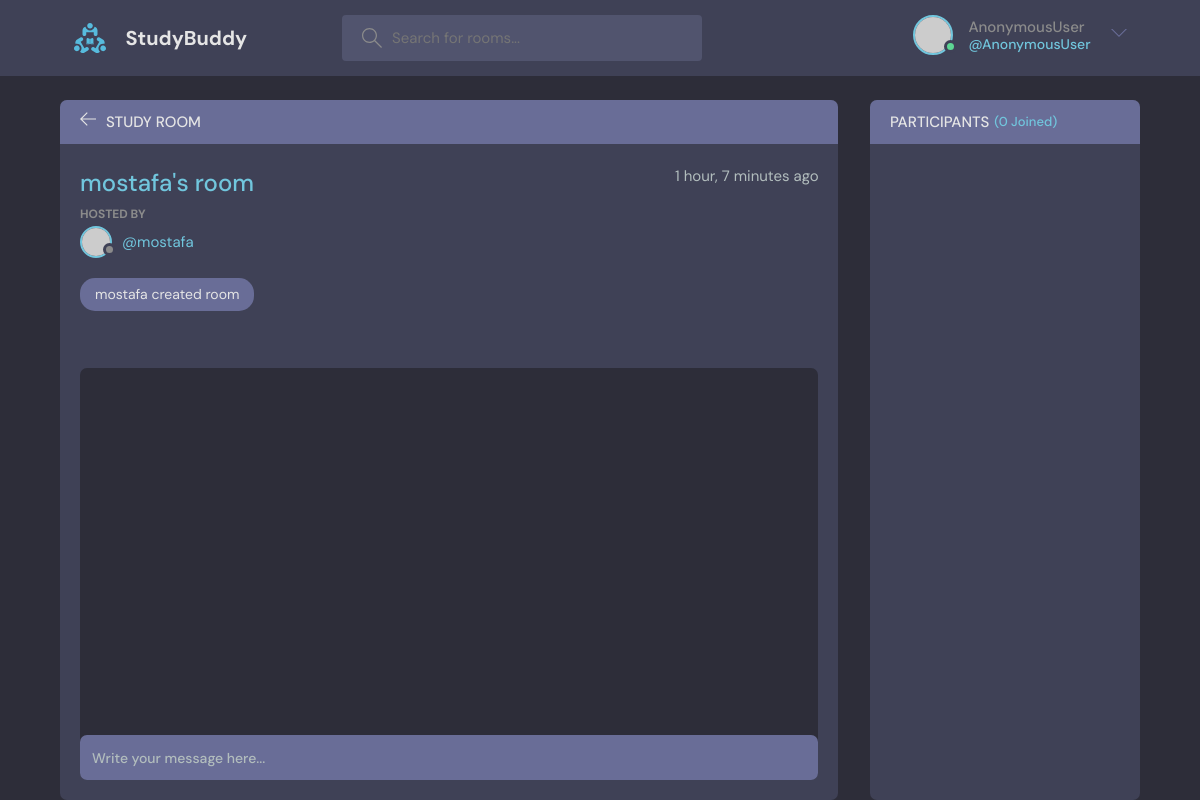
Page /room/10/ (signed in) on the committed database.
### base/models.py (models this page shows, shortened)
class Room(models.Model):
    host = models.ForeignKey(User, on_delete=models.SET_NULL, null=True)
    topic = models.ForeignKey(Topic, on_delete=models.SET_NULL, null=True)
    name = models.CharField(max_length=200)
    desctription = models.TextField(null=True, blank=True)
    participants = models.ManyToManyField(User, related_name='participans', blank=True)
    updated = models.DateTimeField(auto_now=True)
    created = models.DateTimeField(auto_now_add=True)
    class Meta:
        ordering = ["-updated", '-created']

class Topic(models.Model):
    name = models.CharField(max_length=200)
    def __str__(self):
        return self.name

### base/views.py (the view, shortened to what this page needs)
# urls.py: path("room/<str:pk>/", views.room, name='room'),
def room(request, pk):
    room = Room.objects.get(id=pk)
    room_messages = room.message_set.all().order_by('-created')
    participants = room.participants.all()
    context = {"room": room, 'room_messages': room_messages, 'participants': participants}
    return render(request, "base/room.html", context)

### base/templates/base/room.html (shortened to what this page needs)
  {% extends 'main.html' %}
  {% block content%}
    <main class="profile-page layout layout--2">
      <div class="container">
        <div class="room">
          <div class="room__top">
            <div class="room__topLeft">
              <a href="{% url 'home' %}">
                <svg version="1.1" xmlns="http://www.w3.org/2000/svg" width="32" height="32" viewBox="0 0 32 32">
                  <title>arrow-left</title>
                  <path
                    d="M13.723 2.286l-13.723 13.714 13.719 13.714 1.616-1.611-10.96-10.96h27.625v-2.286h-27.625l10.965-10.965-1.616-1.607z"
                  ></path>
                </svg>
              </a>
              <h3>Study Room</h3>
            </div>
          </div>
          <div class="room__box scroll">
            <div class="room__header scroll">
              <div class="room__info">
                <h3>{{room.name}}</h3>
                <span>{{room.created|timesince}} ago</span>
              </div>
              <div class="room__hosted">
                <p>Hosted By</p>
                <a href="{% url 'user-profile' room.host.id %}" class="room__author">
                  <div class="avatar avatar--small">
                    <img src="https://randomuser.me/api/portraits/men/37.jpg" />
                  </div>
                  <span>@{{room.host.username}}</span>
                </a>
              </div>
              <span class="room__topics">{{room.topic}}</span>
            </div>
            <div class="room__conversation">
              <div class="threads scroll">
              </div>
            </div>
          </div>
          <div class="room__message">
            <form action="" method="POST" >
               <input name="body" placeholder="Write your message here..." /></form>
          </div>
        </div>
        <div class="participants">
          <h3 class="participants__top">Participants <span>({{participants.count}} Joined)</span></h3>
          <div class="participants__list scroll">
          </div>
        </div>
      </div>
    </main>
 {%endblock %}

### templates/navbar.html (shortened to what this page needs)
{% load static %}
<header class="header header--loggedIn">
    <div class="container">
      <a href="{%url 'home' %}" class="header__logo">
        <img src="{% static 'images/logo.svg' %}" />
        <h1>StudyBuddy</h1>
      </a>
      <form class="header__search"  method="GET" action="{% url 'home' %}">
        <label>
          <input placeholder="Search for rooms..." name="q"/>
        </label>
      </form>
      <nav class="header__menu">
        {% if request.user.is_authenticated %}
        <div class="header__user">
          <a href="{% url 'update-user' %}">
            <div class="avatar avatar--medium active">
              <img src="https://randomuser.me/api/portraits/men/37.jpg" />
            </div>
            <p>{{ request.user.username }} <span>@{{ request.user.username }}</span></p>
          </a>
          <button class="dropdown-button">
            <svg version="1.1" xmlns="http://www.w3.org/2000/svg" width="32" height="32" viewBox="0 0 32 32">
              <title>chevron-down</title>
              <path d="M16 21l-13-13h-3l16 16 16-16h-3l-13 13z"></path>
            </svg>
          </button>
        </div>
        {% else %}
        <a href="{%url 'login' %}">
          <img src="{% static 'images/avatar.svg' %}" />
          <p>Login</p>
        </a>
        {% endif %}
      </nav>
    </div>
  </header>

### rows in the picture
Room: name "mostafa's room", created "1 hour, 7 minutes", host.username "mostafa", topic "mostafa created room"

### other values in the picture
{{ request.user.username }} "AnonymousUser"
{{ participants.count }} "0"
